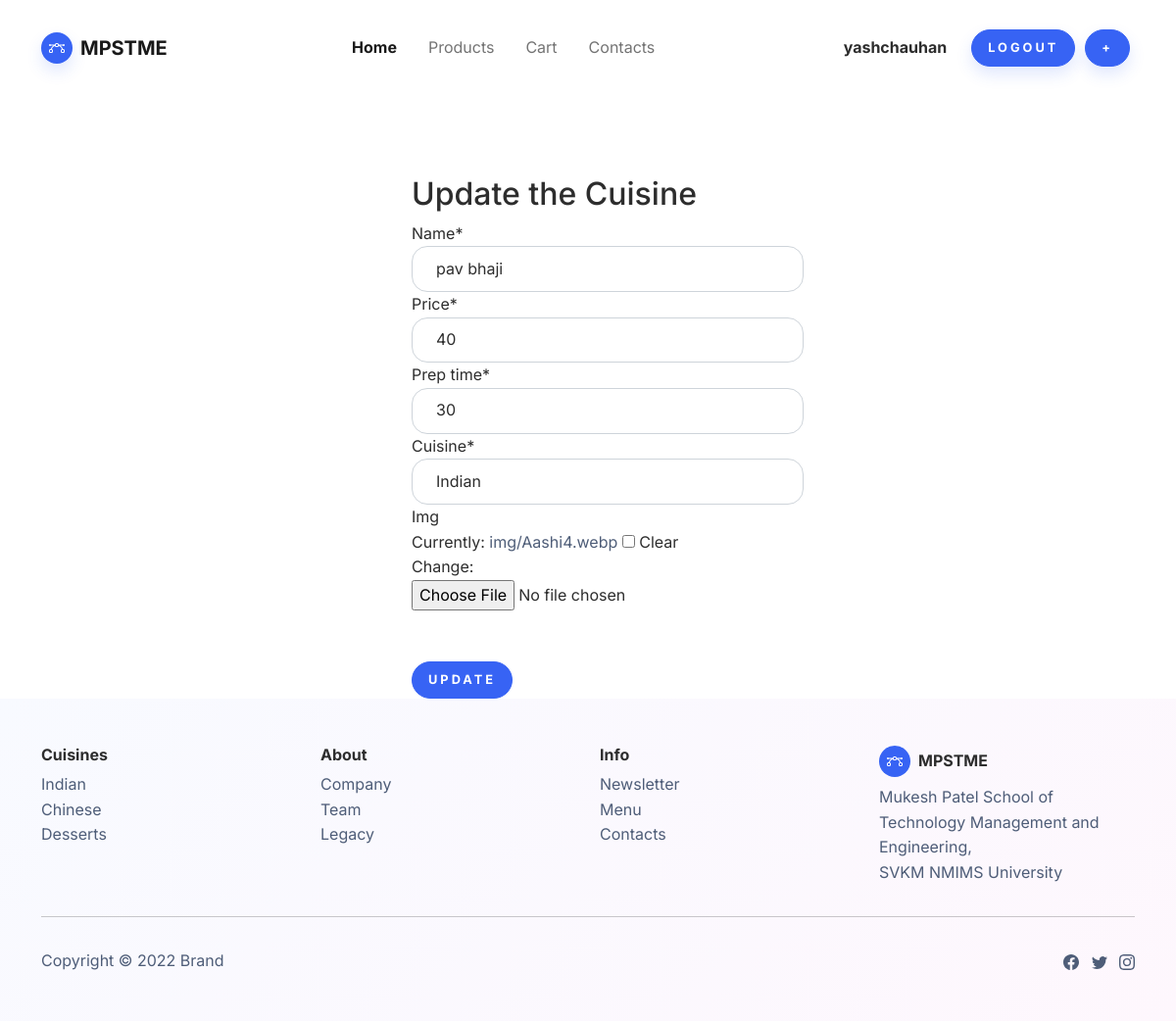
Page /update/pav bhaji (signed in) on the committed database.
### home/models.py (models this page shows, shortened)
class Menu(models.Model):
    name=models.CharField(max_length=50)
    price=models.IntegerField()
    prep_time=models.IntegerField()
    cuisines=(
        ('0', "None"),
        ("Indian", "Indian"),
        ("Chinese", "Chinese"),
        ("Continental", "Continental"),
        ("Desserts", "Desserts"),
    )
    cuisine=models.CharField(choices=cuisines, max_length=30, default="None")
    img=models.ImageField(upload_to='img/', null=True, blank=True)
    class Meta:
        verbose_name_plural = "Menu"

### home/views.py (the view)
# urls.py: path('update/<str:name>',views.update_product,name='update'),
@login_required(login_url='login')
def update_product(request, name):
    if request.user.is_superuser:
        data=Menu.objects.get(name=name)
        update_form=MenuForm(request.POST or None, request.FILES or None, instance=data)
        if update_form.is_valid():
            image_path = data.img.url
            if os.path.exists(image_path):
                os.remove(image_path)
            update_form.save()
            return redirect('products')
        return render(request, 'crud/update.html', {'form': update_form})
    else:
        return redirect('home')

### home/forms.py
class MenuForm(forms.ModelForm):
    class Meta:
        model=Menu
        fields="__all__"

### templates/crud/update.html (shortened to what this page needs)
{% extends 'common/base.html'%}
{% load static %}
{% load crispy_forms_tags %}
{% block content %}
    <br>
    <br>
    <br>
    <br>
      <div style="margin-left: 35%;">
    <h2>Update the Cuisine</h2>
      <form action="" method="POST" style="max-width: 400px; " enctype="multipart/form-data">
        {{form|crispy}}
        <br>
      <br>
      <button type="submit" class="btn btn-primary">Update</button>
      </form>
    </div>
    {% endblock %}

### templates/common/base.html (shortened to what this page needs)
{% load static %}
<!DOCTYPE html>
<html lang="en">
<head>
    <link rel="stylesheet" href="{% static 'bootstrap/css/bootstrap.min.css' %}">
    <link rel="stylesheet" href="{% static 'bootstrap/css/styles.css' %}">
</head>
<body style="/*background: url(&quot;design.jpg&quot;);*/background-position: 0 -60px;">
    <nav class="navbar navbar-light navbar-expand-md fixed-top navbar-shrink py-3" id="mainNav">
        <div class="container"><a class="navbar-brand d-flex align-items-center" href="/"><span class="bs-icon-sm bs-icon-circle bs-icon-primary shadow d-flex justify-content-center align-items-center me-2 bs-icon">
                    </span><span>MPSTME</span></a>
            <div class="collapse navbar-collapse" id="navcol-1">
                <ul class="navbar-nav mx-auto">
                    <li class="nav-item"><a class="nav-link active" href="{% url 'home' %}">Home</a></li>
                    <li class="nav-item"><a class="nav-link" href="{% url 'products' %}">Products</a></li>
                    <li class="nav-item"><a class="nav-link" href="{% url 'shoppingcart' %}">Cart</a></li>
                    <li class="nav-item"><a class="nav-link" href="{% url 'contacts' %}">Contacts</a></li>
                </ul>
                <p style="margin: 20px;"><strong>{{user.username}}</strong></p>
                {% if not user.is_authenticated %}
                <a class="btn btn-primary shadow" style="margin: 5px;" role="button" href="{% url 'signup' %}">Sign up</a>
                <a class="btn btn-primary shadow" style="margin: 5px;" role="button" href="{% url 'login' %}">Login</a>
                {% else %}
                <a class="btn btn-primary shadow" style="margin: 5px;" role="button" href="{% url 'logout' %}">Logout</a>
                {% if user.is_superuser or user.is_staff %}
                <a class="btn btn-primary shadow" style="margin: 5px;" role="button" href="{% url 'add' %}">+</a>
                {% endif %}
                {% endif %}
            </div>
        </div>
    </nav>
    <br><br><br>
    {% block content %}
    {% endblock %}
    <footer class="bg-primary-gradient">
        <div class="container py-4 py-lg-5">
            <div class="row justify-content-center">
                <div class="col-sm-4 col-md-3 text-center text-lg-start d-flex flex-column item">
                    <h3 class="fs-6 fw-bold">Cuisines</h3>
                    <ul class="list-unstyled">
                        <li><a href="{% url 'products_cuis' 'Indian' %}">Indian</a></li>
                        <li><a href="{% url 'products_cuis' 'Chinese' %}">Chinese</a></li>
                        <li><a href="{% url 'products_cuis' 'Desserts' %}">Desserts</a></li>
                    </ul>
                </div>
                <div class="col-sm-4 col-md-3 text-center text-lg-start d-flex flex-column item">
                    <h3 class="fs-6 fw-bold">About</h3>
                    <ul class="list-unstyled">
                        <li><a href="#">Company</a></li>
                        <li><a href="#">Team</a></li>
                        <li><a href="#">Legacy</a></li>
                    </ul>
                </div>
                <div class="col-sm-4 col-md-3 text-center text-lg-start d-flex flex-column item">
                    <h3 class="fs-6 fw-bold">Info</h3>
                    <ul class="list-unstyled">
                        <li><a href="">Newsletter</a></li>
                        <li><a href="{% url 'products' %}">Menu</a></li>
                        <li><a href="{% url 'contacts' %}">Contacts</a></li>
                    </ul>
                </div>
                <div class="col-lg-3 text-center text-lg-start d-flex flex-column align-items-center order-first align-items-lg-start order-lg-last item social">
                    <div class="fw-bold d-flex align-items-center mb-2"><span class="bs-icon-sm bs-icon-circle bs-icon-primary d-flex justify-content-center align-items-center bs-icon me-2"></span><span>MPSTME</span></div>
                    <p class="text-muted copyright">Mukesh Patel School of Technology Management and Engineering, <br>SVKM NMIMS University</p>
                </div>
            </div>
            <hr>
            <div class="text-muted d-flex justify-content-between align-items-center pt-3">
                <p class="mb-0">Copyright © 2022 Brand</p>
                <ul class="list-inline mb-0">
                    <li class="list-inline-item"></li>
                    <li class="list-inline-item"></li>
                    <li class="list-inline-item"></li>
                </ul>
            </div>
        </div>
    </footer>
</body>
</html>

### rows in the picture
Menu: name "pav bhaji", price "40", prep_time "30", cuisine "Indian"

### other values in the picture
{{ user.username }} "yashchauhan"
